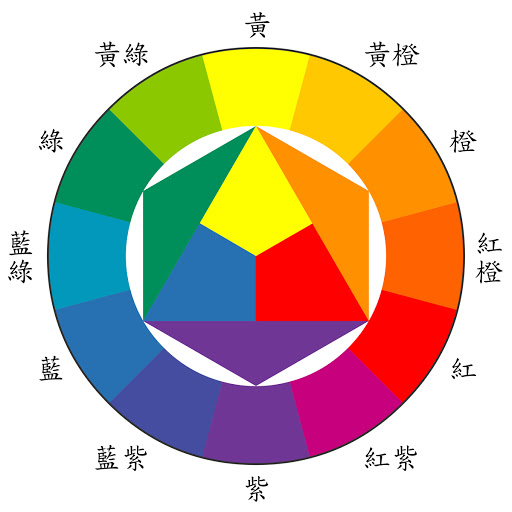
#> input picture RGB _to_Gray/sample.jpg, 512 x 512 px, found by its file name
$ python RGB_to_Gray.py
#> lines starting #> are read from the running program, lines starting #| are printed output that depends on the picture
#! python3
from PIL import Image
import numpy as np


image = Image.open('C:\Workspace\Python\RGB _to_Gray\sample.jpg', mode='r')     # image is a PIL image
#> image is the input picture: PIL image 512x512 RGB; mean R, G, B 201.1, 185.1, 162.9

array1 = np.array(image)          # array is a numpy array
array2 = np.zeros((array1.shape)) # 建立一個空的三維陣列使他與原本的一樣大小

l, w, h = array1.shape             # 列出陣列維度並回傳給長, 寬, 深度
#> l = 512; w = 512; h = 3
i, j, k = l, w, h                  # 因需要做迴圈所以將長, 寬, 深度 都在給i, j, k
#> i = 512; j = 512; k = 3

r, g, b, gr = 0, 0, 0, 0           # 先定義RGB與灰色的參數，在計算中就可以直接使用


for i in range(0, l):
    for j in range(0, w): #BGR
        r = array1[i, j, 0]        # 將R提出
        g = array1[i, j, 1]        # 將G提出
        b = array1[i, j, 2]        # 將B提出
        gr = (r*38 + g*75 + b*15) >> 7      # 著名轉灰公式
        array2[i, j, 0] = gr       # 將GR 數值回傳進RGB的原位
        array2[i, j, 1] = gr
        array2[i, j, 2] = gr
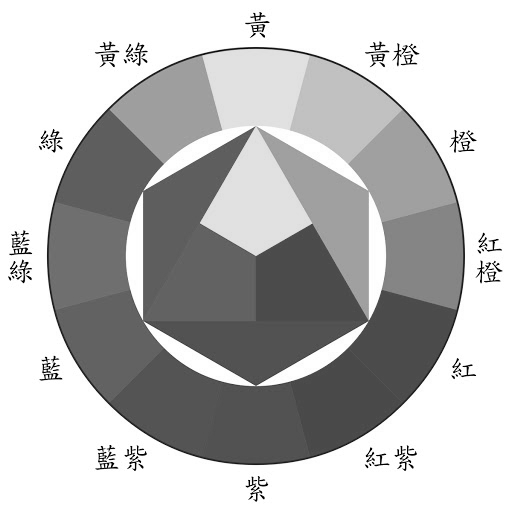
#> array2: shape (512, 512, 3) float64; min 0, max 255, mean 187

array2 = array2.astype(np.uint8)   # 因現在array2的格式不能直接做fromarry，所以先將他轉成uint8
image2 = Image.fromarray(array2)    # image2 is a PIL image

image2.show()
